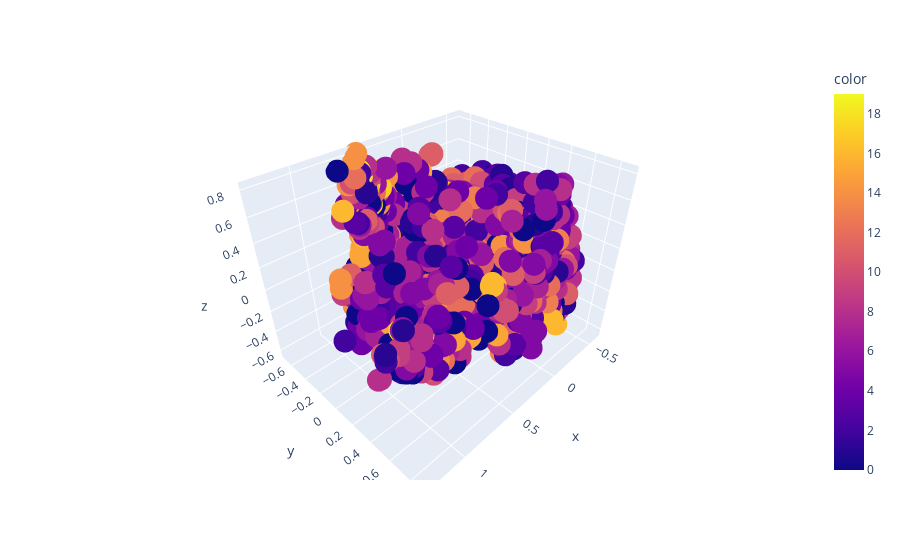

The cell this chart's notebook holds for it:
### Code cell
###
#Your code here. Try PCA with three components
###


y = track_labels
# y = y.map({'Iris-setosa' : 0, 'Iris-virginica' : 1, 'Iris-versicolor':2})

pca = PCA(n_components=3, svd_solver='full')
X_r = pca.fit_transform(df)

scatter3d(X_r, y)

### Figure 1 — Plotly figure (JSON) as saved in the notebook; plotly's stock layout.template omitted (floating-point values rounded to 4 significant figures; data arrays with more than 128 entries replaced by an {"elided": "..."} marker saying what was removed)
{"data": [{"hovertemplate": "x=%{x}<br>y=%{y}<br>z=%{z}<br>color=%{marker.color}<extra></extra>", "legendgroup": "", "marker": {"color": {"elided": "4960 int values"}, "coloraxis": "coloraxis", "symbol": "circle"}, "mode": "markers", "name": "", "scene": "scene", "showlegend": false, "type": "scatter3d", "x": {"elided": "4960 float values"}, "y": {"elided": "4960 float values"}, "z": {"elided": "4960 float values"}}], "layout": {"coloraxis": {"colorbar": {"title": {"text": "color"}}, "colorscale": [[0, "#0d0887"], [0.1111, "#46039f"], [0.2222, "#7201a8"], [0.3333, "#9c179e"], [0.4444, "#bd3786"], [0.5556, "#d8576b"], [0.6667, "#ed7953"], [0.7778, "#fb9f3a"], [0.8889, "#fdca26"], [1, "#f0f921"]]}, "legend": {"tracegroupgap": 0}, "margin": {"t": 60}, "scene": {"domain": {"x": [0, 1], "y": [0, 1]}, "xaxis": {"title": {"text": "x"}}, "yaxis": {"title": {"text": "y"}}, "zaxis": {"title": {"text": "z"}}}}}
